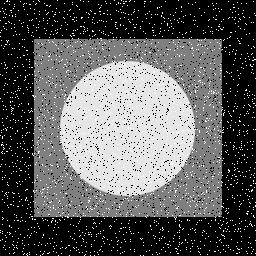
#> input picture sap.jpg, 256 x 256 px
$ jupyter execute 2.ipynb
#> lines starting #> are read from the running program, lines starting #| are printed output that depends on the picture
[cell 1]
import numpy as np
import cv2 as cv
from skimage import io
import matplotlib.pyplot as plt

[cell 2]
src = cv.imread('sap.jpg',0)
#> src is the input picture: shape (256, 256); min 0, max 255, mean 92.5

[cell 3]
plt.imshow(src, cmap='gray')

[cell 4]
dst = cv.medianBlur(src, 5)
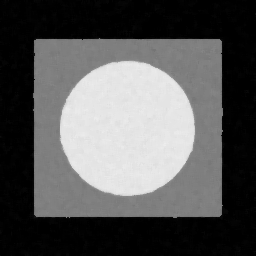
#> dst: shape (256, 256); min 0, max 237, mean 87.6

[cell 5]
plt.imshow(dst, cmap='gray')

[cell 6]
res = np.hstack((src,dst))
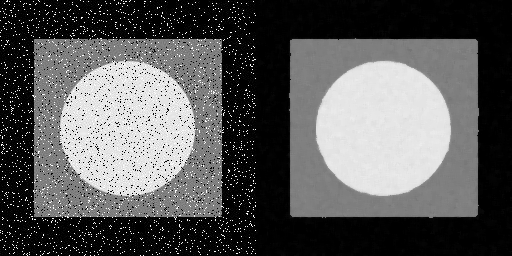
#> res: shape (256, 512); min 0, max 255, mean 90.1

$ run again, with a1.JPG copied over sap.jpg
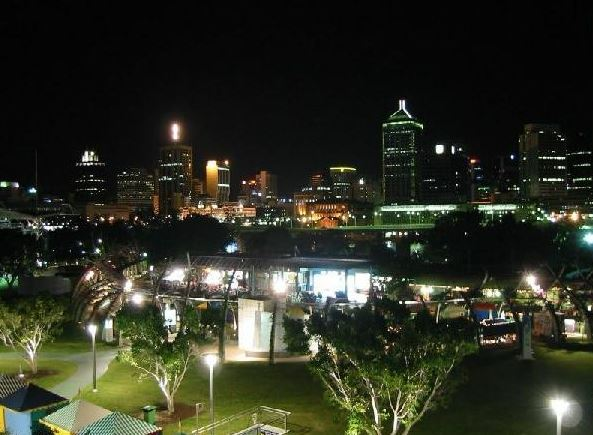
#> input picture a1.JPG, 593 x 435 px
#> `dst = cv.medianBlur(src, 5)`:
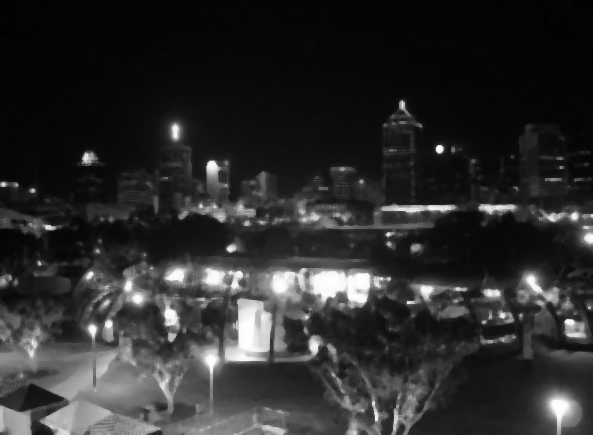
#> dst: shape (435, 593); min 2, max 255, mean 44.4
#> `res = np.hstack((src,dst))`:
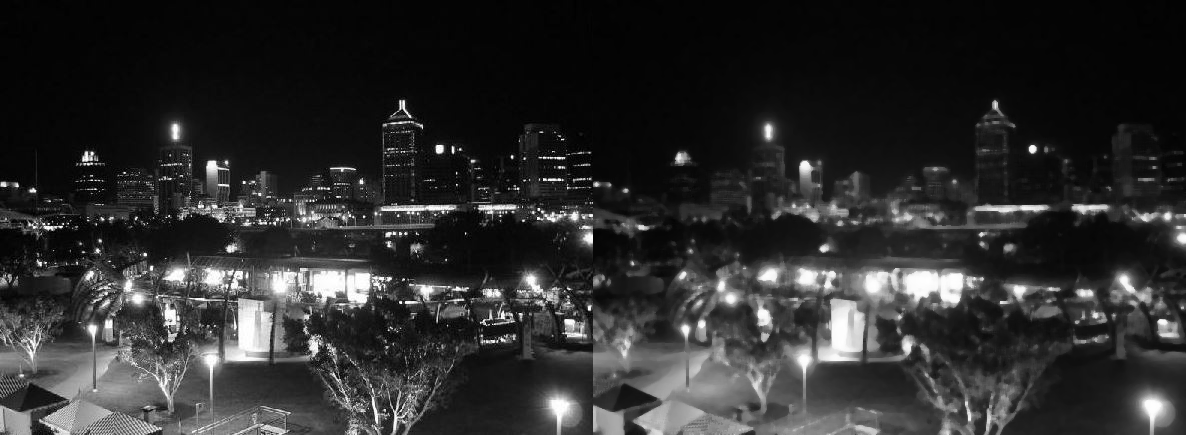
#> res: shape (435, 1186); min 0, max 255, mean 45.4

$ run again, with a2.JPG copied over sap.jpg
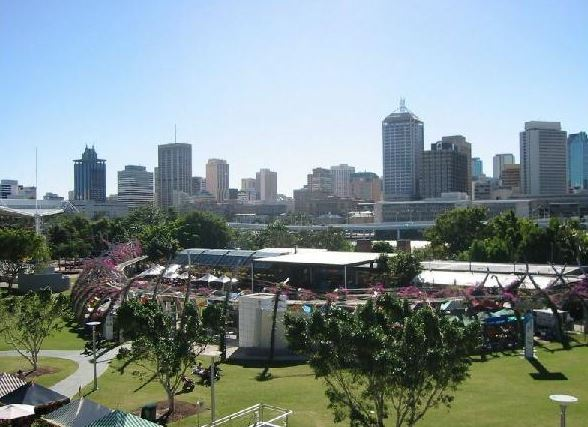
#> input picture a2.JPG, 588 x 427 px
#> `dst = cv.medianBlur(src, 5)`:
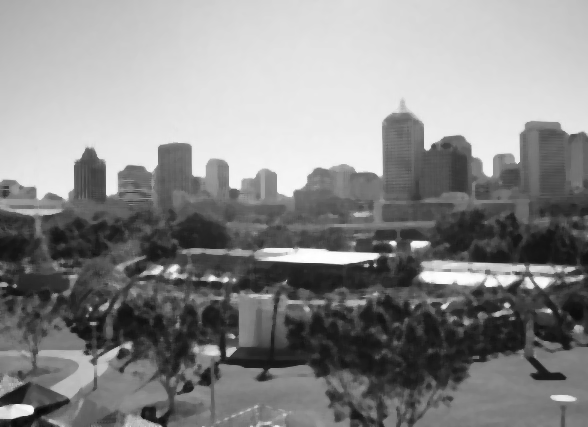
#> dst: shape (427, 588); min 8, max 255, mean 137.7
#> `res = np.hstack((src,dst))`:
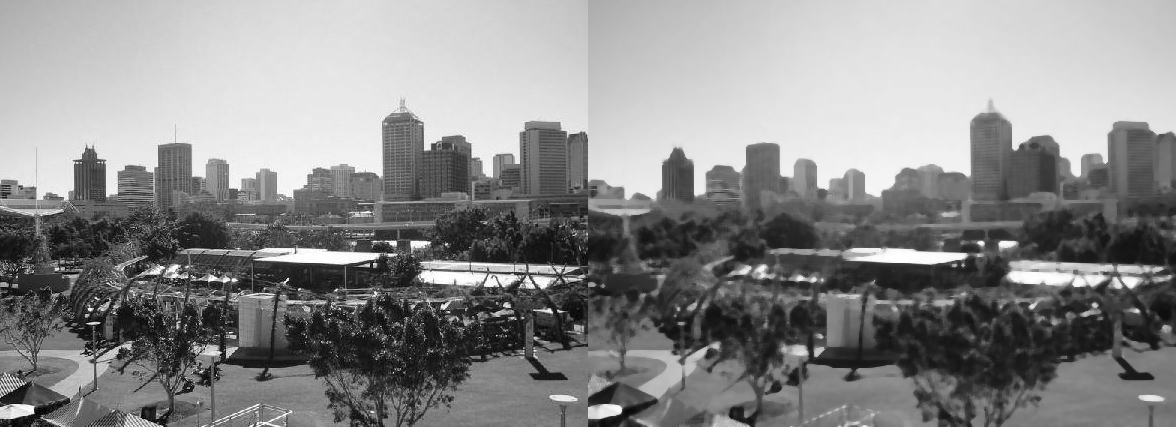
#> res: shape (427, 1176); min 0, max 255, mean 138.1
